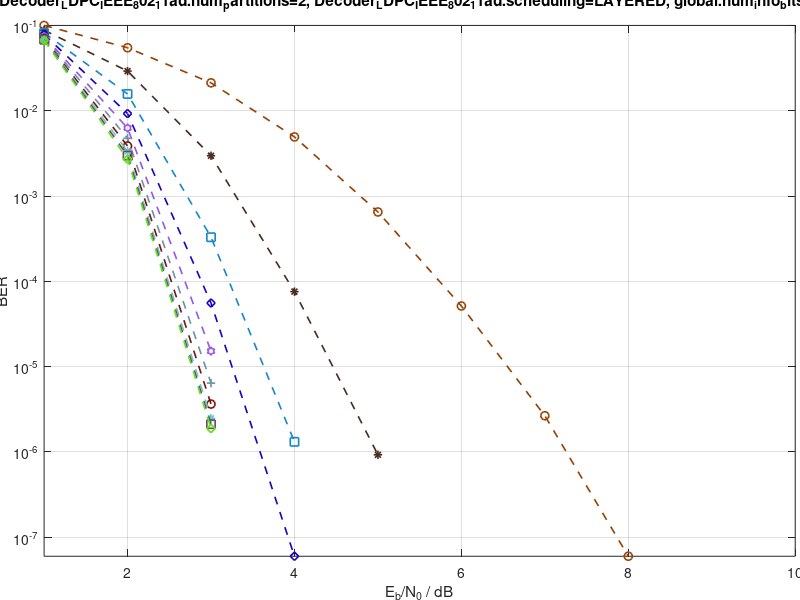

Reproduce this figure in MATLAB. (Note: this script raises an error after producing the figure.)
clear all;
xval{1} = [1.000000 2.000000 3.000000 4.000000 5.000000 6.000000 7.000000 8.000000 9.000000 10.000000 ];
xval{2} = [1.000000 2.000000 3.000000 4.000000 5.000000 6.000000 7.000000 8.000000 9.000000 10.000000 ];
xval{3} = [1.000000 2.000000 3.000000 4.000000 5.000000 6.000000 7.000000 8.000000 9.000000 10.000000 ];
xval{4} = [1.000000 2.000000 3.000000 4.000000 5.000000 6.000000 7.000000 8.000000 9.000000 10.000000 ];
xval{5} = [1.000000 2.000000 3.000000 4.000000 5.000000 6.000000 7.000000 8.000000 9.000000 10.000000 ];
xval{6} = [1.000000 2.000000 3.000000 4.000000 5.000000 6.000000 7.000000 8.000000 9.000000 10.000000 ];
xval{7} = [1.000000 2.000000 3.000000 4.000000 5.000000 6.000000 7.000000 8.000000 9.000000 10.000000 ];
xval{8} = [1.000000 2.000000 3.000000 4.000000 5.000000 6.000000 7.000000 8.000000 9.000000 10.000000 ];
xval{9} = [1.000000 2.000000 3.000000 4.000000 5.000000 6.000000 7.000000 8.000000 9.000000 10.000000 ];
xval{10} = [1.000000 2.000000 3.000000 4.000000 5.000000 6.000000 7.000000 8.000000 9.000000 10.000000 ];
yval{1} = [1.005330e-01 5.500570e-02 2.131860e-02 4.948420e-03 6.511010e-04 5.136900e-05 2.648810e-06 5.952380e-08 0.000000e+00 0.000000e+00 ];
yval{2} = [8.840030e-02 2.928560e-02 2.976370e-03 7.574410e-05 9.226190e-07 0.000000e+00 0.000000e+00 0.000000e+00 0.000000e+00 0.000000e+00 ];
yval{3} = [8.231640e-02 1.579770e-02 3.292860e-04 1.309520e-06 0.000000e+00 0.000000e+00 0.000000e+00 0.000000e+00 0.000000e+00 0.000000e+00 ];
yval{4} = [7.884490e-02 9.289560e-03 5.565480e-05 5.952380e-08 0.000000e+00 0.000000e+00 0.000000e+00 0.000000e+00 0.000000e+00 0.000000e+00 ];
yval{5} = [7.480360e-02 6.292440e-03 1.517860e-05 0.000000e+00 0.000000e+00 0.000000e+00 0.000000e+00 0.000000e+00 0.000000e+00 0.000000e+00 ];
yval{6} = [7.327830e-02 4.770520e-03 6.398810e-06 0.000000e+00 0.000000e+00 0.000000e+00 0.000000e+00 0.000000e+00 0.000000e+00 0.000000e+00 ];
yval{7} = [7.067900e-02 3.867140e-03 3.630950e-06 0.000000e+00 0.000000e+00 0.000000e+00 0.000000e+00 0.000000e+00 0.000000e+00 0.000000e+00 ];
yval{8} = [6.920630e-02 3.353560e-03 2.470240e-06 0.000000e+00 0.000000e+00 0.000000e+00 0.000000e+00 0.000000e+00 0.000000e+00 0.000000e+00 ];
yval{9} = [6.836910e-02 2.988630e-03 2.113100e-06 0.000000e+00 0.000000e+00 0.000000e+00 0.000000e+00 0.000000e+00 0.000000e+00 0.000000e+00 ];
yval{10} = [6.748810e-02 2.708630e-03 1.875000e-06 0.000000e+00 0.000000e+00 0.000000e+00 0.000000e+00 0.000000e+00 0.000000e+00 0.000000e+00 ];
legendval = {'iteration 1' 'iteration 2' 'iteration 3' 'iteration 4' 'iteration 5' 'iteration 6' 'iteration 7' 'iteration 8' 'iteration 9' 'iteration 10' };
graphtitle = 'WPAN, global.ldpc_code_rate=IEEE_802_11AD_P42_N672_R050, Decoder_LDPC_IEEE_802_11ad.num_iterations=10, Source_Bits.start_seed=7878089, global.num_ldpc_inner_iterations=10, Demapper.channel_reliability=OPTIMAL_CRF, error_rates_decoding.print_status_permanent, global.bw_fl2fix=6, Decoder_LDPC_IEEE_802_11ad.dec_algorithm=MIN_SUM, Decoder_LDPC_IEEE_802_11ad.esf_factor=0.875, global.bw_dec_app=9, Source_Bits.mode=RANDOM, error_rates_decoding.out_port_inner_dim_name=ITERATION, Decoder_LDPC_IEEE_802_11ad.num_partitions=2, Decoder_LDPC_IEEE_802_11ad.scheduling=LAYERED, global.num_info_bits=336, global.bw_dec_fract=2, Decoder_LDPC_IEEE_802_11ad.threshold=16, global.bw_dec_ext=6, Decoder_LDPC_IEEE_802_11ad.app_parity_check, global.bw_fl2fix_fract=2, global.num_bits_per_symbol=2, Channel_AWGN.start_seed=12424, error_rates_decoding.max_num_diff_blocks=500, Decoder_LDPC_IEEE_802_11ad.num_lambda_min=3, Source_Bits.crc_poly=0, error_rates_decoding.out_port_inner_dim_addr_offset=1, error_rates_decoding.max_num_total_blocks=100000, global.mapping=MAP_QPSK, global.num_other_bits=336';
figfilename = 'WPAN_global.ldpc_code_rateIEEE_802_11AD_P42_N672_R050_Decoder_LDPC_IEEE_802_11ad.num_iterations10_Source_Bits.start_seed7878089_global.num_ldpc_inner_iterations10_Demapper.channel_reliabilityOPTIMAL_CRF_error_rates_decoding.print_status_permanent_global.bw_fl2fix6_Decoder_LDPC_IEEE_802_11ad.dec_algorithmMIN_SUM_Decoder_LDPC_IEEE_802_11ad.esf_factor0.875_global.bw_dec_app9_Source_Bits.modeRANDOM_error_rates_decoding.out_port_inner_dim_nameITERATION_Decoder_LDPC_IEEE_802_11ad.num_partitions2_Decoder_LDPC_IEEE_802_11ad.schedulingLAYERED_global.num_info_bits336_global.bw_dec_fract2_Decoder_LDPC_IEEE_802_11ad.threshold16_global.bw_dec_ext6_Decoder_LDPC_IEEE_802_11ad.app_parity_check_global.bw_fl2fix_fract2_global.num_bits_per_symbol2_Channel_AWGN.start_seed12424_error_rates_decoding.max_num_diff_blocks500_Decoder_LDPC_IEEE_802_11ad.num_lambda_min3_Source_Bits.crc_poly0_error_rates_decoding.out_port_inner_dim_addr_offset1_error_rates_decoding.max_num_total_blocks100000_global.mappingMAP_QPSK_global.num_other_bits336';
xtitle = 'E_b/N_0 / dB';
ytitle = 'BER';
%Farbvektor initialisieren, entsprechende Kurven haben gleiche Farben;
		farb=zeros(1,3);
		%Moegliche Marker
		mark=['+','o','*','s','d','h'];
		%Graph erzeugen
		figf=figure('Visible','off');
		for k=1:length(legendval)
		    %Graph zeichnen, Farbe zufaellig, marker aus Vektor mark
		    plot(xval{k}(:), yval{k}(:), 'linestyle','--', 'linewidth',1.2, 'color',rand(1,3), 'marker',mark(mod(k,6)+1), 'DisplayName',legendval{k});
		    hold on;
		end
		%Graph formatieren
		xlabel(xtitle);
		ylabel(ytitle);
		title(graphtitle);
		axis tight;
		grid on;
set(gca,'YScale','log');
set(gca,'YLimMode','auto');
		set(gca,'Position',[0.05511 0.07292 0.9389 0.8847]);  %fits for create_pdf.m, paper size 24x18
		box on;
		hold off;
		leg = legend('toggle');
		legend('boxon');
		set(leg,'Location','southwest','FontSize',10);
		% Grafiken anzeigen
		set(figf,'Visible','on');
		% Grafik speichern
		%saveas(figf,[figfilename, '.fig'],'fig');
		%h = gcf();
		%set(h,'PaperSize',[24 18]);
		%set(h,'PaperUnits','centimeters');
		%set(h,'PaperOrientation','portrait');
		%set(h,'PaperPosition',[0 0 24 18]);
		%print('-dpdf',[figfilename, '.pdf']);
